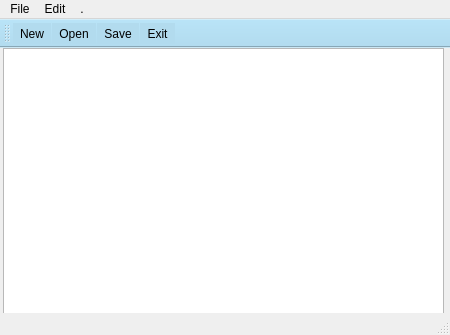
<?xml version="1.0" encoding="UTF-8"?>
<ui version="4.0">
 <class>MainWindow</class>
 <widget class="QMainWindow" name="MainWindow">
  <property name="geometry">
   <rect>
    <x>0</x>
    <y>0</y>
    <width>450</width>
    <height>335</height>
   </rect>
  </property>
  <property name="windowTitle">
   <string>MainWindow</string>
  </property>
  <widget class="QWidget" name="centralWidget">
   <widget class="QTextEdit" name="textEdit">
    <property name="geometry">
     <rect>
      <x>3</x>
      <y>0</y>
      <width>441</width>
      <height>291</height>
     </rect>
    </property>
   </widget>
  </widget>
  <widget class="QMenuBar" name="menuBar">
   <property name="geometry">
    <rect>
     <x>0</x>
     <y>0</y>
     <width>450</width>
     <height>21</height>
    </rect>
   </property>
   <widget class="QMenu" name="menuFile">
    <property name="title">
     <string>File</string>
    </property>
    <addaction name="actionNew"/>
    <addaction name="actionOpen"/>
    <addaction name="actionSave_As"/>
    <addaction name="actionExit"/>
   </widget>
   <widget class="QMenu" name="menuEdit">
    <property name="title">
     <string>Edit</string>
    </property>
    <addaction name="actionCopy"/>
    <addaction name="actionCut"/>
    <addaction name="actionPaste"/>
    <addaction name="actionUndo"/>
    <addaction name="actionRedo"/>
   </widget>
   <widget class="QMenu" name="menuAbout">
    <property name="title">
     <string>.</string>
    </property>
   </widget>
   <addaction name="menuFile"/>
   <addaction name="menuEdit"/>
   <addaction name="menuAbout"/>
  </widget>
  <widget class="QToolBar" name="mainToolBar">
   <property name="styleSheet">
    <string notr="true">background-color: rgb(178, 219, 238);</string>
   </property>
   <attribute name="toolBarArea">
    <enum>TopToolBarArea</enum>
   </attribute>
   <attribute name="toolBarBreak">
    <bool>true</bool>
   </attribute>
   <addaction name="actionNew"/>
   <addaction name="actionOpen"/>
   <addaction name="actionSave_As"/>
   <addaction name="actionExit"/>
  </widget>
  <widget class="QStatusBar" name="statusBar"/>
  <action name="actionNew">
   <property name="icon">
    <iconset resource="resources.qrc">
     <normaloff>:/imgs/ss/New.png</normaloff>:/imgs/ss/New.png</iconset>
   </property>
   <property name="text">
    <string>New</string>
   </property>
   <property name="shortcut">
    <string>Ctrl+N</string>
   </property>
  </action>
  <action name="actionOpen">
   <property name="icon">
    <iconset resource="resources.qrc">
     <normaloff>:/imgs/ss/Open.png</normaloff>:/imgs/ss/Open.png</iconset>
   </property>
   <property name="text">
    <string>Open</string>
   </property>
   <property name="shortcut">
    <string>Ctrl+O</string>
   </property>
  </action>
  <action name="actionSave_As">
   <property name="icon">
    <iconset resource="resources.qrc">
     <normaloff>:/imgs/ss/Save.png</normaloff>:/imgs/ss/Save.png</iconset>
   </property>
   <property name="text">
    <string>Save</string>
   </property>
   <property name="shortcut">
    <string>Ctrl+S</string>
   </property>
  </action>
  <action name="actionExit">
   <property name="icon">
    <iconset resource="resources.qrc">
     <normaloff>:/imgs/ss/Exit.png</normaloff>:/imgs/ss/Exit.png</iconset>
   </property>
   <property name="text">
    <string>Exit</string>
   </property>
   <property name="shortcut">
    <string>Esc</string>
   </property>
  </action>
  <action name="actionCopy">
   <property name="text">
    <string>Copy</string>
   </property>
   <property name="shortcut">
    <string>Ctrl+C</string>
   </property>
  </action>
  <action name="actionCut">
   <property name="text">
    <string>Cut</string>
   </property>
   <property name="shortcut">
    <string>Ctrl+X</string>
   </property>
  </action>
  <action name="actionPaste">
   <property name="text">
    <string>Paste</string>
   </property>
   <property name="shortcut">
    <string>Ctrl+V</string>
   </property>
  </action>
  <action name="actionUndo">
   <property name="text">
    <string>Undo</string>
   </property>
   <property name="shortcut">
    <string>Ctrl+Z</string>
   </property>
  </action>
  <action name="actionRedo">
   <property name="text">
    <string>Redo</string>
   </property>
   <property name="shortcut">
    <string>Ctrl+Y</string>
   </property>
  </action>
 </widget>
 <layoutdefault spacing="6" margin="11"/>
 <resources>
  <include location="resources.qrc"/>
 </resources>
 <connections/>
</ui>
